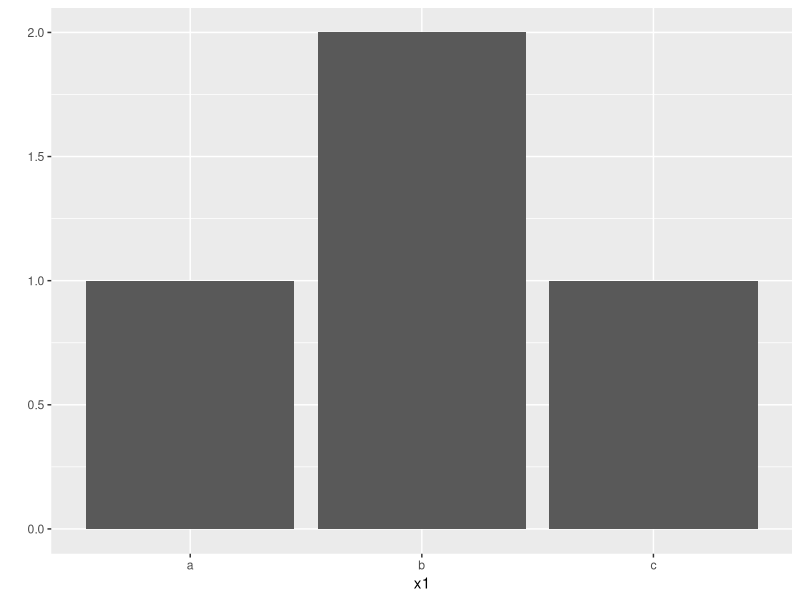
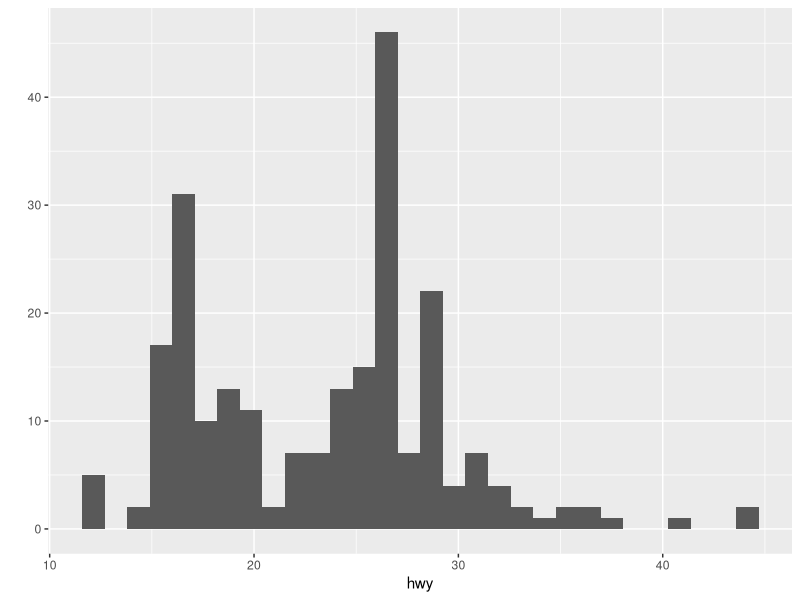
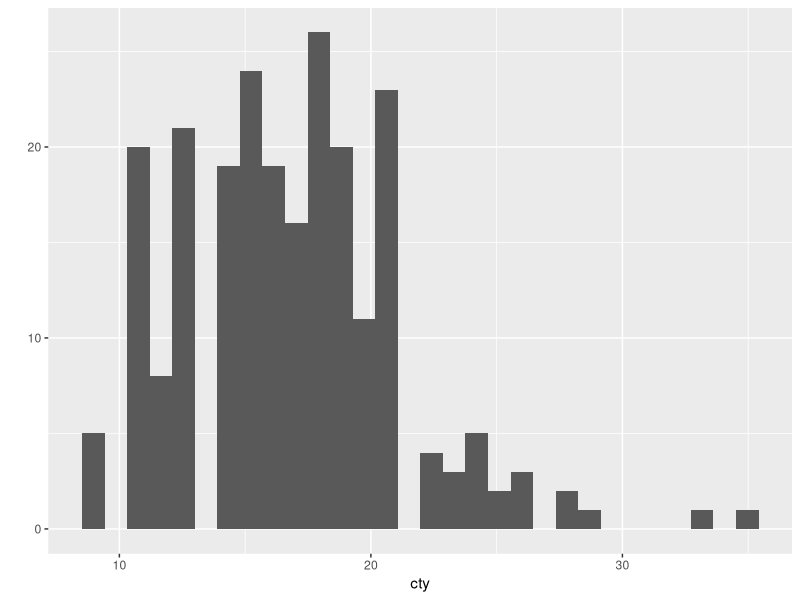
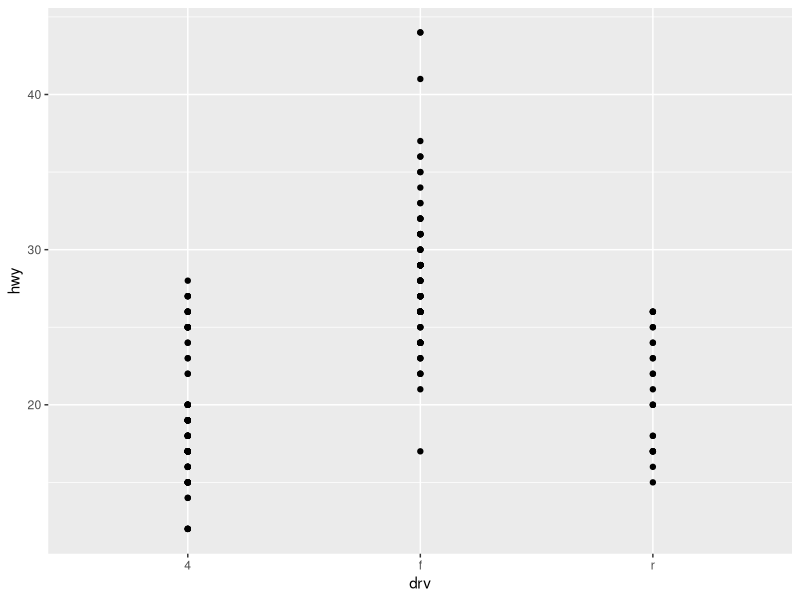
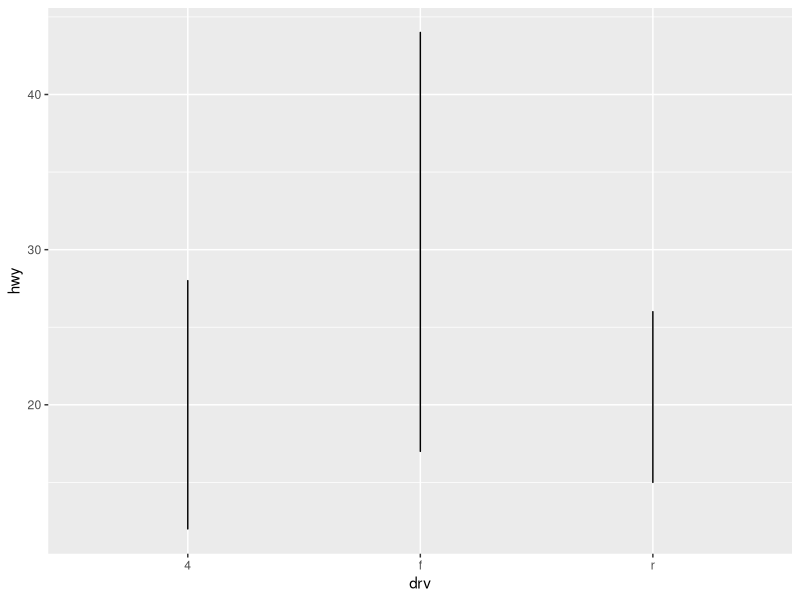
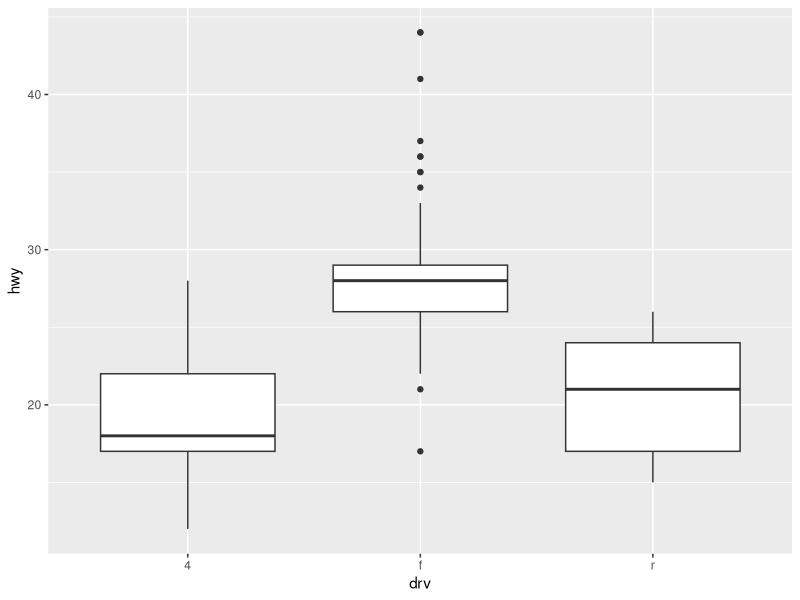
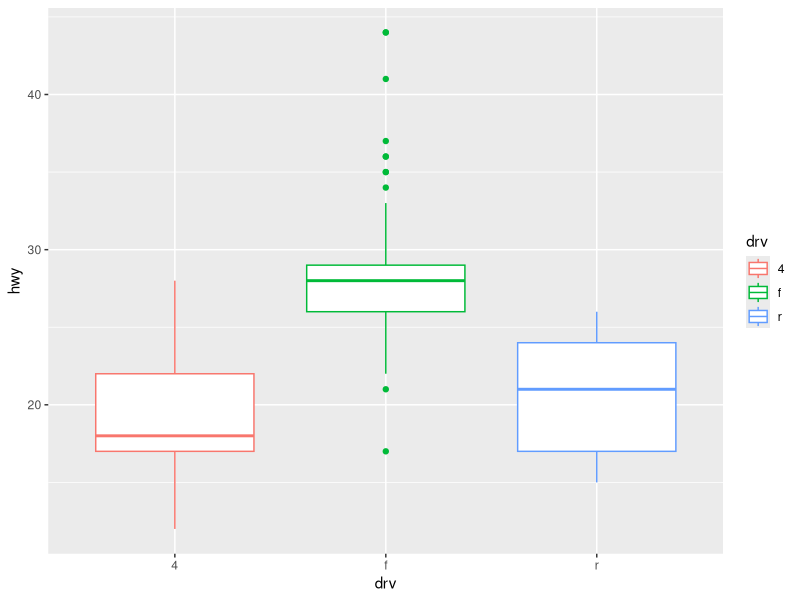

These charts were generated, in order, by the following R code:
##----------p66-------------##
#변수 만들기
x=c(1,2,3,10)
x
#변수 적용하기
max(x)
min(x)

str5=c("Hello","world","is","good")
str5
paste(str5,collapse=",")# 쉼표를 구분자로 str4의 단어들 하나로 합치기
paste(str5,collapse=" ")
paste(str5,collapse="kkkk")

x_mean<-mean(x)
x_mean

str5_paste<-paste(str5,collapse=" ")
str5_paste


#### 03-3(p74) ####
library(ggplot2) #packages에서 ggplot2 불러오기

#여러 문자로 구성된 변수 생성
x1<-c("a","b","b","c")
x1
#빈도 그래프 출력
qplot(x1)

##------------------------------------------------------(p75)##
mpg=ggplot2::mpg
#data에 mpg,x축에 hwy변수 지정하여 그래프 생성
qplot(data=mpg,x=hwy)

#x축 cty
qplot(data=mpg,x=cty)

#x축drv,y축 hwy
qplot(data=mpg,x=drv,y=hwy)

#x축 drv, y축 hwy, 선 그래프 형태
qplot(data=mpg,x=drv,y=hwy,geom="line")

#x축 drv,y축 hwy,상자 그림형태
qplot(data=mpg,x=drv,y=hwy,geom="boxplot")

#x축 drv,y축 hwy,상자 그림 형태,drv별 색 표현
qplot(data=mpg,x=drv,y=hwy,geom="boxplot",colour=drv)

#qplot 함수 매뉴얼 출력
?qplot

#quiz
#1.
score=c(80,60,70,50,90)
score
#2.
mean(score)
#3.
avg=mean(score)
avg